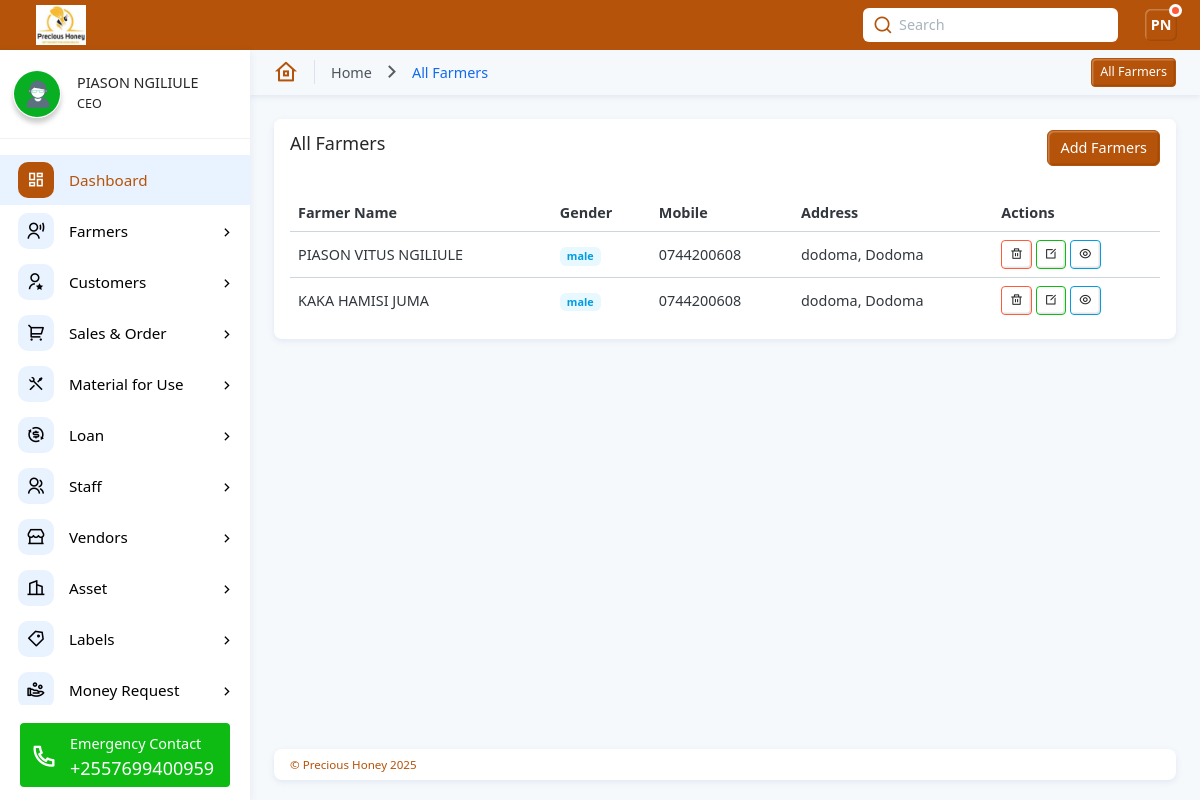
/allfarmers/ (signed in), run on the app's committed database.
### web/models.py (models this page shows, shortened)
class Staff(models.Model):
    user = models.OneToOneField(MyUser, on_delete=models.CASCADE)  # badala ya ForeignKey
    first_name = models.CharField(max_length=100)
    middle_name = models.CharField(max_length=100, blank=True, null=True)
    last_name = models.CharField(max_length=100)
    gender = models.CharField(max_length=10, choices=[('male', 'Male'), ('female', 'Female')])
    village = models.CharField(max_length=100)
    ward = models.CharField(max_length=100)
    district = models.CharField(max_length=100)
    region = models.CharField(max_length=100)
    designation = models.CharField(max_length=100)
    mobile_number = models.CharField(max_length=15)
    nin_number = models.CharField(max_length=20, blank=True, null=True)
    postal_code = models.CharField(max_length=10, blank=True, null=True)
    email = models.EmailField(unique=True)
    username = models.CharField(max_length=100, unique=True)
    profile_picture = models.FileField(upload_to="home/", blank=True, null=True, help_text="Optional")
    date_joined = models.DateTimeField(auto_now_add=True, null=True)
    def initials(self):
        return f"{self.first_name[0].upper()}{self.last_name[0].upper()}"

class Farmer(models.Model):
    user = models.ForeignKey(MyUser, on_delete=models.CASCADE)  # Assuming the user is from the auth.User model
    first_name = models.CharField(max_length=50)
    middle_name = models.CharField(max_length=50, blank=True, null=True)
    last_name = models.CharField(max_length=50)
    gender = models.CharField(max_length=10, choices=[('male', 'Male'), ('female', 'Female')])
    village = models.CharField(max_length=100)
    ward = models.CharField(max_length=100)
    district = models.CharField(max_length=100)
    region = models.CharField(max_length=50)
    mobile_number = models.CharField(max_length=15)
    nin_number = models.CharField(max_length=20, blank=True, null=True)
    postal_code = models.CharField(max_length=20, blank=True, null=True)
    total_beehives = models.PositiveIntegerField()
    ttb_beehives = models.PositiveIntegerField()
    tch_beehives = models.PositiveIntegerField()
    ktbh_beehives = models.PositiveIntegerField()
    local_beehives = models.PositiveIntegerField()
    colonized_beehives = models.PositiveIntegerField()
    uncolonized_beehives = models.PositiveIntegerField()
    mwanzo = models.TextField()
    malengo = models.TextField()
    muhamasishaji = models.TextField()
    kiasi_mwisho = models.TextField()
    kufanikisha_nin = models.TextField()
    kusaidia_mazingira = models.TextField()
    familia_mtazamo = models.TextField()
    date_created = models.DateTimeField(auto_now_add=True, null=True)

### web/views.py (the view)
# urls.py: path("allfarmers/",views.allfarmers,name = "allfarmers"),
@login_required(login_url='signin')
def allfarmers(request):
    staff = get_object_or_404(Staff, email=request.user.email, username=request.user.username)
    staff = Staff.objects.get(user=request.user)
    initials = staff.initials()  # piga method ya initials
    allfarmers = Farmer.objects.all()
    context = {
        'allfarmers': allfarmers,
        "designation": staff.designation,
        "first_name": staff.first_name,
        "last_name": staff.last_name,
        "profile_picture": staff.profile_picture,
        "initials": initials,
        }
    return render(request, 'web/allfarmers.html', context)

### web/templates/web/allfarmers.html (shortened to what this page needs)
{% extends 'web/base.html' %}
{% load static %}
{% block content %}
{% if designation == "Collection Officer" or designation == "CEO" or designation == "Manager" or designation == "Store Keeper" or designation == "Bee Keeper" %}
<!DOCTYPE html><html lang="en"><head>
    <link rel="stylesheet" href="{% static 'web/css/remixicon.css' %}">
    <link rel="stylesheet" href="{% static 'web/css/main.min.css' %}">
    <link rel="stylesheet" href="{% static 'web/css/OverlayScrollbars.min.css' %}">
    <link rel="stylesheet" href="{% static 'web/css/dataTables.bs5.css' %}">
    <link rel="stylesheet" href="{% static 'web/css/dataTables.bs5-custom.css' %}">
    <link rel="stylesheet" href="{% static 'web/css/dataTables.bs5-custom_1.css' %}">
  </head>
  <body>
          <div class="app-hero-header d-flex align-items-center">
            <ol class="breadcrumb">
              <li class="breadcrumb-item">
                <i class="ri-home-8-line lh-1 pe-3 me-3 border-end"></i>
                <a href="{% url 'home' %}">Home</a>
              </li>
              <li class="breadcrumb-item text-primary" aria-current="page">
                All Farmers
              </li>
            </ol>
            <div class="ms-auto d-lg-flex d-none flex-row">
              <div class="d-flex flex-row gap-1 day-sorting">
                <button class="btn btn-sm btn-primary">All Farmers</button>
              </div>
            </div>
          </div>
          <div class="app-body">
            <div class="row gx-3">
              <div class="col-sm-12">
                <div class="card">
                  <div class="card-header d-flex align-items-center justify-content-between">
                    <h5 class="card-title">All Farmers</h5>
                    <a href="{% url 'add_farmers' %}" class="btn btn-primary ms-auto">Add Farmers</a>
                  </div>
                  <div class="card-body">
                    <div class="table-responsive">
                      <table id="basicExample" class="table truncate m-0 align-middle">
                        <thead>
                          <tr>
                            <th>Farmer Name</th>
                            <th>Gender</th>
                            <th>Mobile</th>
                            <th>Address</th>
                            <th>Actions</th>
                          </tr>
                        </thead>
                        <tbody>
                            {% for i in allfarmers %}
                          <tr>
                            <td>
                              {{i.first_name}} {{i.middle_name}} {{i.last_name}}
                            </td>
                            {% if i.gender == "male" %}
                            <td><span class="badge bg-info-subtle text-info">{{ i.gender }}</span></td>
                            {% elif i.gender == "female" %}
                                <td><span class="badge bg-warning-subtle text-warning">{{ i.gender }}</span></td>
                            {% else %}
                                <td><span class="badge bg-secondary-subtle text-secondary">Other</span></td>
                            {% endif %}
                            <td>{{i.mobile_number}}</td>
                            <td>{{i.district}}, {{i.region}}</td>
                            <td>
                              {% if designation == "Manager" or designation == "CEO" %}
                              <button
                                class="btn btn-outline-danger btn-sm"
                                data-bs-toggle="modal"
                                data-bs-target="#deleteModal{{ i.pk }}">
                                <i class="ri-delete-bin-line"></i>
                             </button>
                             {% endif %}
                             {% if designation == "Collection Officer" or designation == "CEO" or designation == "Manager" or designation == "Bee Keeper" %}
                                <a href="{% url 'updatefarmer' i.id %}" class="btn btn-outline-success btn-sm" data-bs-toggle="tooltip" data-bs-placement="top" data-bs-title="Edit Farmer Details">
                                  <i class="ri-edit-box-line"></i>
                                </a>
                                <a href="{% url 'viewfarmer' i.id %}" class="btn btn-outline-info btn-sm" data-bs-toggle="tooltip" data-bs-placement="top" data-bs-title="View Farmer">
                                  <i class="ri-eye-line"></i>
                                </a>
                                {% endif %}
                              </div>
                        {% endfor %}
                    </div>
                  </div>
                </div>
              </div>
            </div>
          </div>
</body></html>
{% endif %}
{% endblock %}

### web/templates/web/base.html (shortened to what this page needs)
{% load static %}
<!DOCTYPE html><html lang="en"><head>
    <link rel="stylesheet" href="{% static 'web/css/remixicon.css' %}">
    <link rel="stylesheet" href="{% static 'web/css/main.min.css' %}">
    <link rel="stylesheet" href="{% static 'web/css/OverlayScrollbars.min.css' %}">
  </head>
  <body>
    <div class="page-wrapper">
      <div class="app-header d-flex align-items-center">
        <div class="app-brand ms-3">
          <a href="{% url 'home' %}" class="d-lg-block d-none">
            <img src="{% static 'web/images/logo6.jpg' %}" class="logo" alt="Precious Honey Information Management System">
          </a>
        </div>
        <div class="header-actions">
          {% if user.is_authenticated %}
          <div class="search-container d-lg-block d-none mx-3">
            <input type="text" class="form-control" id="searchId" placeholder="Search">
            <i class="ri-search-line"></i>
          </div>
          {% endif %}
          {% if user.is_authenticated %}
          <div class="dropdown ms-2">
            <a id="userSettings" class="dropdown-toggle d-flex align-items-center" href="#!" role="button" data-bs-toggle="dropdown" aria-expanded="false">
              <div class="avatar-box">{{ initials }}<span class="status busy"></span></div>
            </a>
          </div>
          {% endif %}
        </div>
      </div>
      <div class="main-container">
        {% if user.is_authenticated %}
        <nav id="sidebar" class="sidebar-wrapper">
          <div class="sidebar-profile">
            {% if profile_picture %}
            <img src=" {{profile_picture.url}}" class="img-shadow img-3x me-3 rounded-5" alt="Precious Honey Management System">
            {% else %}
            <img src="{% static 'web/images/profile2.jpg' %}" class="img-shadow img-3x me-3 rounded-5" alt="Precious Honey Management System">
            {% endif %}
            <div class="m-0">
              <h6 class="mb-1 profile-name text-nowrap text-truncate">{{first_name}} {{last_name}}</h6>
              <p class="m-0 small profile-name text-nowrap text-truncate">{{designation}}</p>
            </div>
          </div>
          <div class="sidebarMenuScroll">
            <ul class="sidebar-menu">
              <li class="active current-page">
                <a href="{% url 'home' %}">
                  <i class="ri-dashboard-line"></i>
                  <span class="menu-text">Dashboard</span>
                </a>
              </li>
              {% if designation == "Collection Officer" or designation == "CEO" or designation == "Manager" or designation == "Store Keeper" or designation == "Bee Keeper" %}
              <li class="treeview">
                <a href="#!">
                  <i class="ri-user-voice-line"></i>
                  <span class="menu-text">Farmers</span>
                </a>
              </li>
              {% endif %}
              {% if designation == "CEO" or designation == "Manager" or designation == "Vendors" or designation == "Marketing Officer" or designation == "Finance Officer" or designation == "Store Keeper" %}
              <li class="treeview">
                <a href="#!">
                  <i class="ri-user-star-line"></i>
                  <span class="menu-text">Customers</span>
                </a>
              </li>
              {% endif %}
              {% if designation == "CEO" or designation == "Manager" or designation == "Finance Officer" or designation == "Marketing Officer" or designation == "Store Keeper" %}
              <li class="treeview">
                <a href="#!">
                  <i class="ri-shopping-cart-2-line"></i>
                  <span class="menu-text">Sales & Order</span>
                </a>
              </li>
              {% endif %}
              {% if designation == "CEO" or designation == "Manager" or designation == "Store Keeper" or designation == "Factory Manager" %}
              <li class="treeview">
                <a href="#!">
                  <i class="ri-tools-line"></i>
                  <span class="menu-text">Material for Use</span>
                </a>
              </li>
              {% endif %}
              {% if designation == "CEO" or designation == "Manager" %}
              <li class="treeview">
                <a href="#!">
                  <i class="ri-exchange-dollar-line"></i>
                  <span class="menu-text">Loan</span>
                </a>
              </li>
              {% endif %}
              {% if designation == "CEO" or designation == "Manager" %}
              <li class="treeview">
                <a href="#!">
                  <i class="ri-group-line"></i>
                  <span class="menu-text">Staff</span>
                </a>
              </li>
              {% endif %}
              {% if designation == "CEO" or designation == "Marketing Officer" or designation == "Manager" %}
              <li class="treeview">
                <a href="#!">
                  <i class="ri-store-2-line"></i>
                  <span class="menu-text">Vendors</span>
                </a>
              </li>
              {% endif %}
              {% if designation == "CEO" or designation == "Manager" or designation == "Store Keeper" %}
              <li class="treeview">
                <a href="#!">
                  <i class="ri-building-2-line"></i>
                  <span class="menu-text">Asset</span>
                </a>
              </li>
              {% if designation == "CEO" or designation == "Manager" or designation == "Store Keeper" %}
              <li class="treeview">
                <a href="#!">
                  <i class="ri-price-tag-3-line"></i>
                  <span class="menu-text">Labels</span>
                </a>
              </li>
              {% endif %}
              {% endif %}
              <li class="treeview">
                <a href="#!">
                  <i class="ri-hand-coin-line"></i>
                  <span class="menu-text">Money Request</span>
                </a>
              </li>
            </ul>
          </div>
          <div class="sidebar-contact">
            <p class="fw-light mb-1 text-nowrap text-truncate">Emergency Contact</p>
            <h5 class="m-0 lh-1 text-nowrap text-truncate">+2557699400959</h5>
            <i class="ri-phone-line"></i>
          </div>
        </nav>
        {% endif %}
      <div class="app-container">
        {% block content %}
        {% endblock %}
          <div class="app-footer bg-white">
            <span>© Precious Honey {% now "Y" %}</span>
        </div>
</body></html>

### web/templates/web/base.html (style rules this page uses)
:root { --honey-50: #fff8e6; --honey-100:#fdecc2; --honey-300:#fbcf77; --honey-400:#fbbf24; --honey-500:#f59e0b; --honey-700:#b45309; --ink:#111; }

### data on the page
Staff: first_name "PIASON", last_name "NGILIULE", designation "CEO"
Farmer: first_name "PIASON", middle_name "VITUS", last_name "NGILIULE", gender "male", mobile_number "0744200608", district "dodoma", region "Dodoma"
Farmer: first_name "KAKA", middle_name "HAMISI", last_name "JUMA", gender "male", mobile_number "0744200608", district "dodoma", region "Dodoma"

### other printed values
{{ initials }} "PN"
